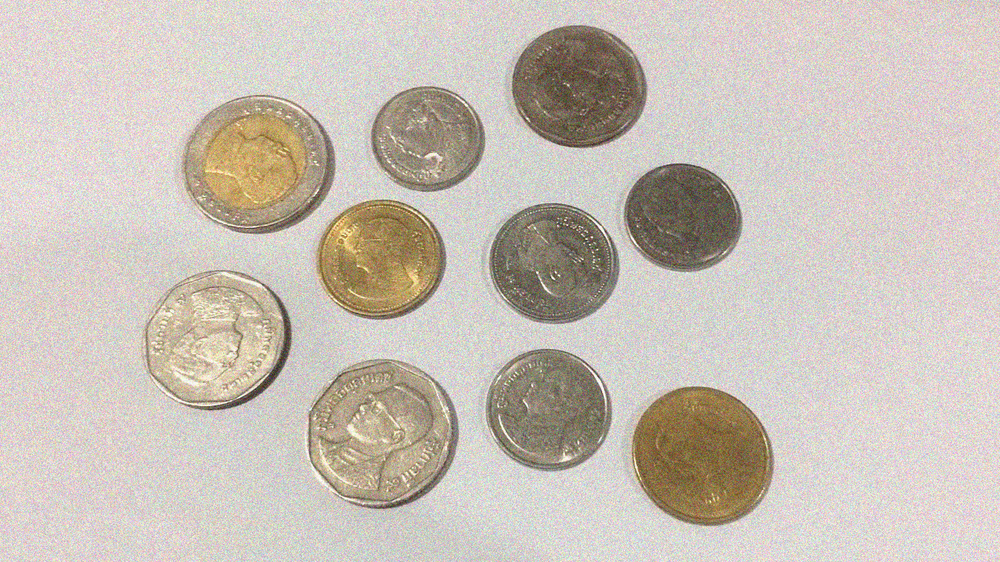
#> input picture images/CoinNoise.png, 1000 x 562 px, shrunk from 1366 x 768 before the run
$ python morphological_dilation.py
#> lines starting #> are read from the running program, lines starting #| are printed output that depends on the picture; after the words box and inside, x2 and y2 are one past the last pixel; in counts of white or black regions, pixels touching at a corner belong together
# Dilation การขยาย ภาพ
import cv2
import matplotlib.pyplot as plt
import numpy as np

img = cv2.imread("./images/CoinNoise.png",0)
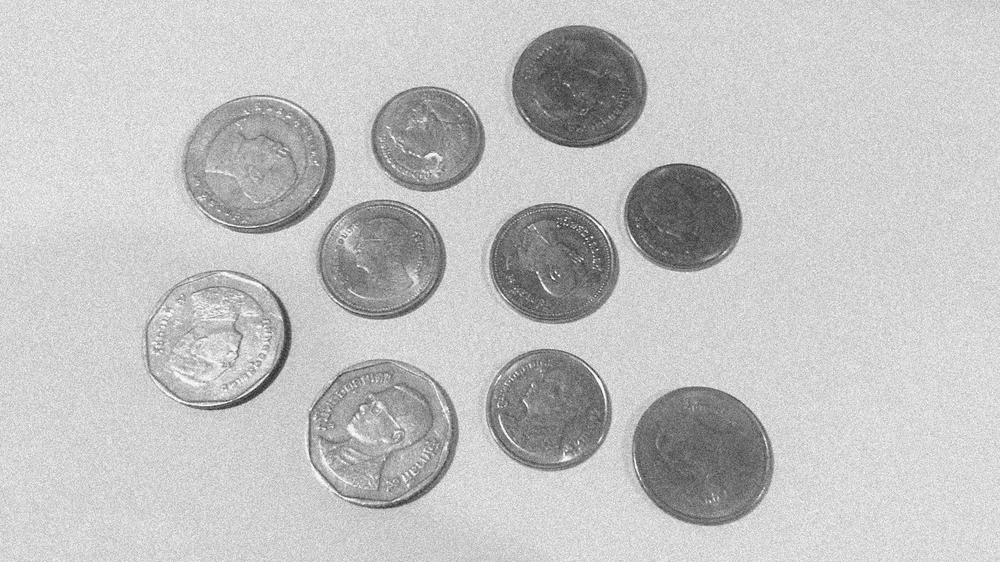
#> img: shape (562, 1000); min 37, max 255, mean 194
thresh, result = cv2.threshold(img,170,255,cv2.THRESH_BINARY_INV)
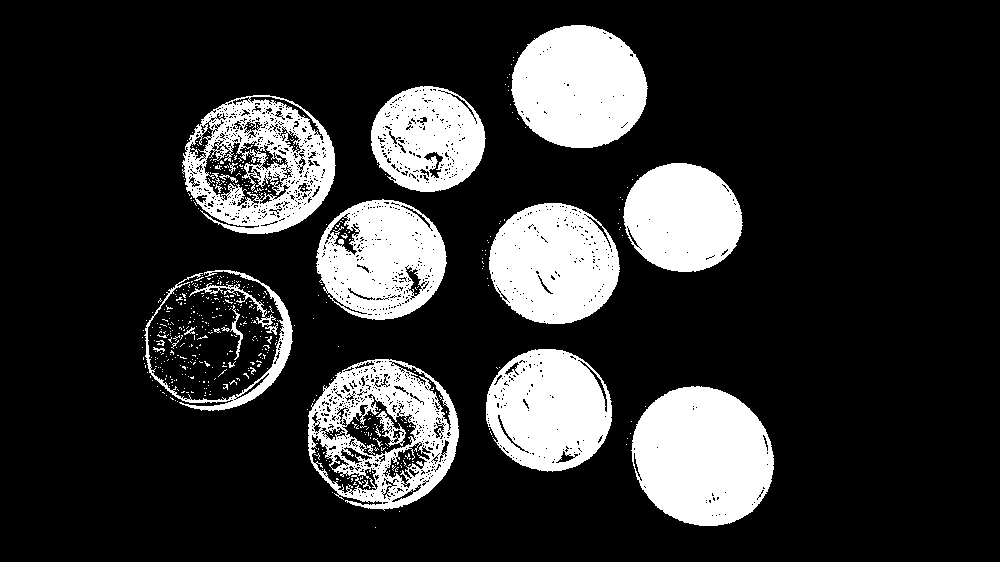
#> result: shape (562, 1000); 19.4% white; 563 white regions (536 under 20 px), largest, box (x1, y1, x2, y2) and area: (631, 386, 774, 526) 15435, (511, 25, 648, 148) 13053, (489, 203, 620, 324) 12009

kernel = np.ones((2,2),np.uint8)
dilation = cv2.dilate(result,kernel,iterations=2)
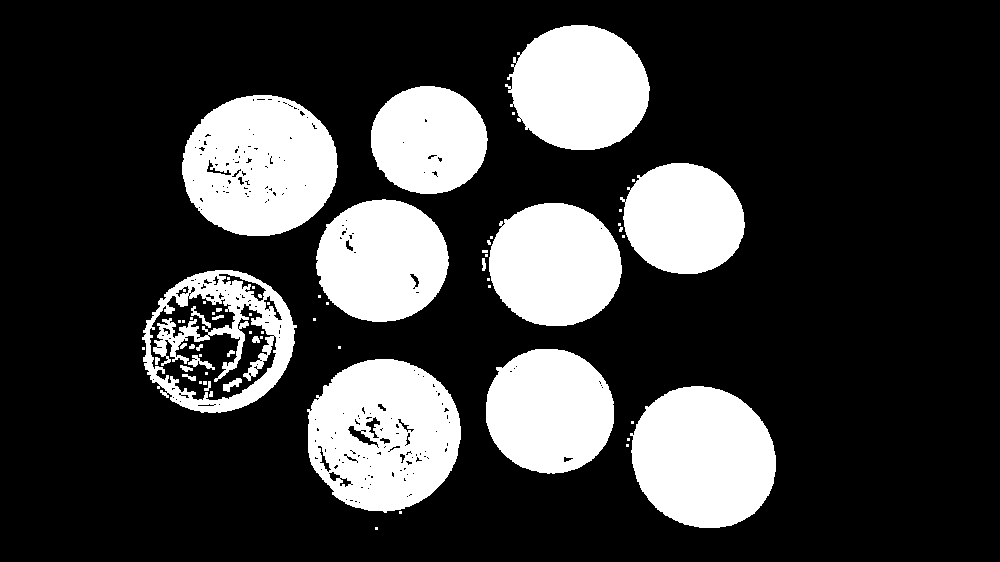
#> dilation: shape (562, 1000); 23.7% white; 65 white regions (39 under 20 px), largest, box (x1, y1, x2, y2) and area: (307, 359, 461, 513) 17505, (182, 95, 338, 236) 16846, (630, 386, 776, 528) 16161

titles = ["Original","THRESH", "DILATION"]
images = [img,result, dilation]


for i in range(len(images)):
    plt.subplot(1,3,i+1)
    plt.imshow(images[i],cmap="gray")
    plt.title(titles[i])
    plt.xticks([])
    plt.yticks([])
#> this loop made 3 passes


plt.show()
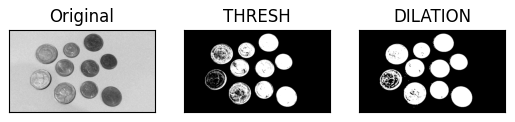
#> figure drawn by matplotlib, 3 panels
